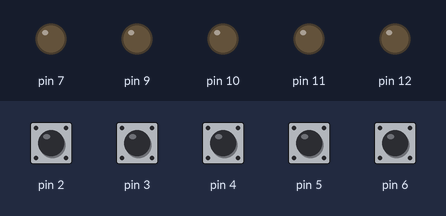
This sketch was run on a simulated Arduino Uno, built with avr-gcc and run on an emulated ATmega328P. Shown: output pins drawn as LEDs (lit = HIGH). Inputs (shaded band) come from the test bench; at power-on: pin 2–6 HIGH.

Above: at 0.1 s.
Timing chart, 0 to 1.6 s (numbered marks = the images above):
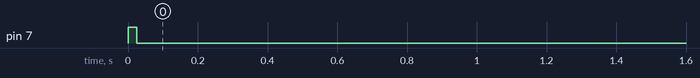

The sketch:

optimised.ino.ino
```cpp
void setup() {
  pinMode(12, OUTPUT);
  pinMode(11, OUTPUT);
  pinMode(10, OUTPUT);
  pinMode(9, OUTPUT);
  pinMode(7, OUTPUT);
  pinMode(2, INPUT_PULLUP);
  pinMode(3, INPUT_PULLUP);
  pinMode(4, INPUT_PULLUP);
  pinMode(5, INPUT_PULLUP);
  pinMode(6, INPUT_PULLUP);
  pinMode(A0, INPUT);
  //oledFill(&ssoled[0], 0, 1);
  //oledFill(&ssoled[1], 0, 1);
  digitalWrite(7, HIGH);
  delay(25);
  digitalWrite(7, LOW);
}

void loop() {
if (digitalRead(2)== HIGH){
  Serial.println("player left");
} if (digitalRead(3)== HIGH){
  Serial.println("player left");
} if (digitalRead(4)== HIGH){
Serial.println("+");
} if (digitalRead(5)==HIGH){
  Serial.println("pause");
} if (digitalRead(6)==HIGH){
  Serial.println("-");
}

}
```
